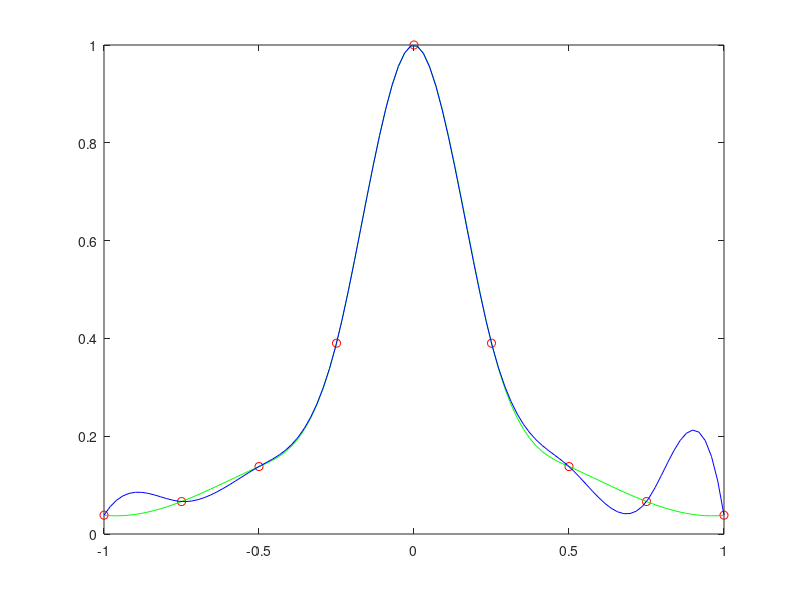

MATLAB code to generate this figure:
x = linspace(-1, 1, 9);
y = 1./(1+25*x.^2);

xx = linspace(-1, 1);
yy = spline(x, y, xx);

plot(x, y, 'or');
hold on;
plot(xx, yy, 'g');
hold on;

yc = [1 y -4];
yyc = spline(x, yc, xx);
plot(xx, yyc, 'b');